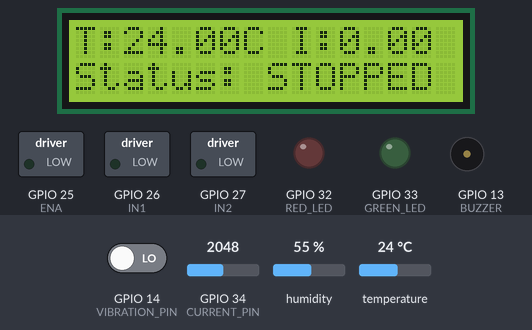
Bench run of a sketch on a simulated ESP32. Parts: 16×2 character LCD, switched loads named in the sketch (green lamp = pin HIGH), output pins drawn as LEDs (lit = HIGH), buzzer (waves = sounding, pin HIGH). The inputs (shaded band) are chosen by the test bench; at power-on: temperature 24 °C, GPIO 14 (VIBRATION_PIN) LOW, GPIO 34 (CURRENT_PIN) = 2048, humidity 55 %. WiFi joins after 1.5 s; servers stay silent unless stated.

Above: at 6.5 s.
6.6 s: temperature set to 30 °C
At 10.1 s:
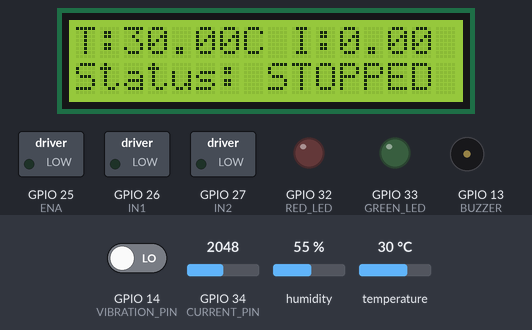
10.4 s: temperature set to 33 °C
At 12.01 s:
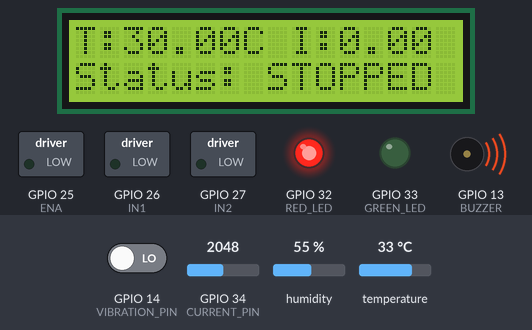
At 14.4 s:
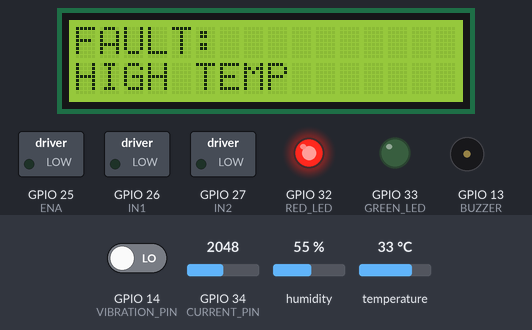
Timing chart, 0 to 66.8 s (numbered marks = the images above; inputs shaded):
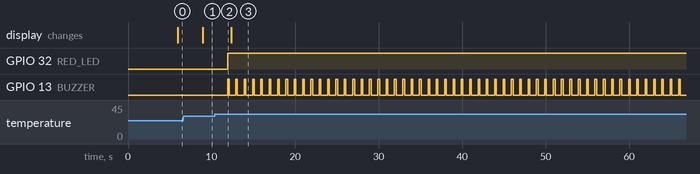

Measured:
- the behaviour switches between 31 and 32 °C on temperature (found by bisection; images 1 and 2)
- after the input at 6.6 s, the display: changes after 2.4 s (image 1)
- after the input at 10.4 s, GPIO 32 (RED_LED): LOW → HIGH after 1.5 s; GPIO 13 (BUZZER): alternates HIGH for 0.20 s and LOW for 0.80 s, starting after 1.5 s

The sketch:

IOT_based_predictive_maintenanace_for_medical_equipment.ino
```cpp
#define BLYNK_TEMPLATE_ID "Template ID"
#define BLYNK_TEMPLATE_NAME "Medical Maintenance"
#define BLYNK_AUTH_TOKEN "Token No"

#include <WiFi.h>
#include <BlynkSimpleEsp32.h>
#include <Wire.h>
#include <LiquidCrystal_I2C.h>
#include <DHT.h>

// ----------- WIFI -----------
char ssid[] = "Project";
char pass[] = "xxxxxxxx";

// ----------- PINS -----------
#define IN1 26
#define IN2 27
#define ENA 25

#define CURRENT_PIN 34
#define VIBRATION_PIN 14

#define BUZZER 13
#define RED_LED 32
#define GREEN_LED 33

#define DHTPIN 4
#define DHTTYPE DHT11

// ----------- OBJECTS -----------
LiquidCrystal_I2C lcd(0x27, 16, 2);
DHT dht(DHTPIN, DHTTYPE);
BlynkTimer timer;

// ----------- LIMITS -----------
float CURRENT_LIMIT = 6.0;
float TEMP_LIMIT = 31.0;

// ----------- VARIABLES -----------
float current = 0;
float temperature = 0;
int vibrationState = 0;

bool fault = false;
bool faultLatched = false;
bool motorCommand = false;

String faultMessage = "";
String latchedFaultMessage = "";   // ✅ stores fault permanently

// ----------- CURRENT SENSOR -----------
float offsetVoltage = 0;
float sensitivity = 0.185;

// ----------- MOTOR -----------
void startMotor() {
  digitalWrite(IN1, HIGH);
  digitalWrite(IN2, LOW);
  digitalWrite(ENA, HIGH);
}

void stopMotor() {
  digitalWrite(IN1, LOW);
  digitalWrite(IN2, LOW);
  digitalWrite(ENA, LOW);
}

// ----------- CALIBRATION -----------
void calibrateCurrentSensor() {
  float sum = 0;
  for (int i = 0; i < 200; i++) {
    float v = analogRead(CURRENT_PIN) * (3.3 / 4095.0);
    sum += v;
    delay(5);
  }
  offsetVoltage = (sum / 200.0) / 0.647;
}

// ----------- CURRENT READ -----------
float readCurrent() {
  float sum = 0;
  for (int i = 0; i < 50; i++) {
    float v = analogRead(CURRENT_PIN) * (3.3 / 4095.0);
    sum += v;
  }

  float voltage = (sum / 50.0) / 0.647;
  return abs((voltage - offsetVoltage) / sensitivity);
}

// ----------- BLYNK BUTTON -----------
BLYNK_WRITE(V0) {
  int value = param.asInt();

  if (value == 1) {
    motorCommand = true;
    faultLatched = false;
    latchedFaultMessage = "";   // ✅ reset fault manually
  } else {
    motorCommand = false;
  }
}

// ----------- MAIN LOGIC -----------
void sendData() {

  // READ SENSORS
  current = readCurrent();

  float t = dht.readTemperature();
  if (!isnan(t)) temperature = t;

  vibrationState = digitalRead(VIBRATION_PIN);

  // ----------- FAULT DETECTION -----------
  fault = false;
  faultMessage = "";

  if (temperature > TEMP_LIMIT) {
    fault = true;
    faultMessage = "HIGH TEMP";
  }

  if (current > CURRENT_LIMIT) {
    fault = true;
    faultMessage = "OVER CURRENT";
  }

  if (vibrationState == HIGH) {
    fault = true;
    faultMessage = "VIBRATION";
  }

  // ✅ LATCH FAULT (only first time)
  if (fault && !faultLatched) {
    faultLatched = true;
    latchedFaultMessage = faultMessage;
  }

  // ----------- ACTION -----------
  if (faultLatched) {

    stopMotor();

    digitalWrite(RED_LED, HIGH);
    digitalWrite(GREEN_LED, LOW);

    digitalWrite(BUZZER, HIGH);
    delay(200);
    digitalWrite(BUZZER, LOW);
    delay(200);

    // 🔴 SHOW STORED FAULT (DOES NOT DISAPPEAR)
    lcd.clear();
    lcd.setCursor(0, 0);
    lcd.print("FAULT:");
    lcd.setCursor(0, 1);
    lcd.print(latchedFaultMessage);

    // 🔴 VIBRATION LED (V3 stays ON)
    if (latchedFaultMessage == "VIBRATION") {
      Blynk.virtualWrite(V3, 1);
    } else {
      Blynk.virtualWrite(V3, 0);
    }

    Blynk.virtualWrite(V4, "FAULT: " + latchedFaultMessage);
  }
  else {

    if (motorCommand) {
      startMotor();
      digitalWrite(GREEN_LED, HIGH);
    } else {
      stopMotor();
      digitalWrite(GREEN_LED, LOW);
    }

    digitalWrite(RED_LED, LOW);
    digitalWrite(BUZZER, LOW);

    lcd.clear();
    lcd.setCursor(0, 0);
    lcd.print("T:");
    lcd.print(temperature);
    lcd.print("C ");

    lcd.print("I:");
    lcd.print(current);

    lcd.setCursor(0, 1);
    if (!motorCommand) {
      lcd.print("Status: STOPPED ");
      Blynk.virtualWrite(V4, "STOPPED");
    } else {
      lcd.print("Status: RUNNING ");
      Blynk.virtualWrite(V4, "RUNNING");
    }

    // 🟢 NORMAL VIBRATION STATE
    if (vibrationState == HIGH) {
      Blynk.virtualWrite(V3, 1);
    } else {
      Blynk.virtualWrite(V3, 0);
    }
  }

  // SEND DATA
  Blynk.virtualWrite(V1, temperature);
  Blynk.virtualWrite(V2, current);
}

// ----------- SETUP -----------
void setup() {
  Serial.begin(115200);

  pinMode(IN1, OUTPUT);
  pinMode(IN2, OUTPUT);
  pinMode(ENA, OUTPUT);

  pinMode(VIBRATION_PIN, INPUT);
  pinMode(BUZZER, OUTPUT);
  pinMode(RED_LED, OUTPUT);
  pinMode(GREEN_LED, OUTPUT);

  lcd.init();
  lcd.backlight();

  dht.begin();

  stopMotor();
  delay(2000);
  calibrateCurrentSensor();

  Blynk.begin(BLYNK_AUTH_TOKEN, ssid, pass);

  timer.setInterval(1000L, sendData);
}

// ----------- LOOP -----------
void loop() {
  Blynk.run();
  timer.run();
}
```
